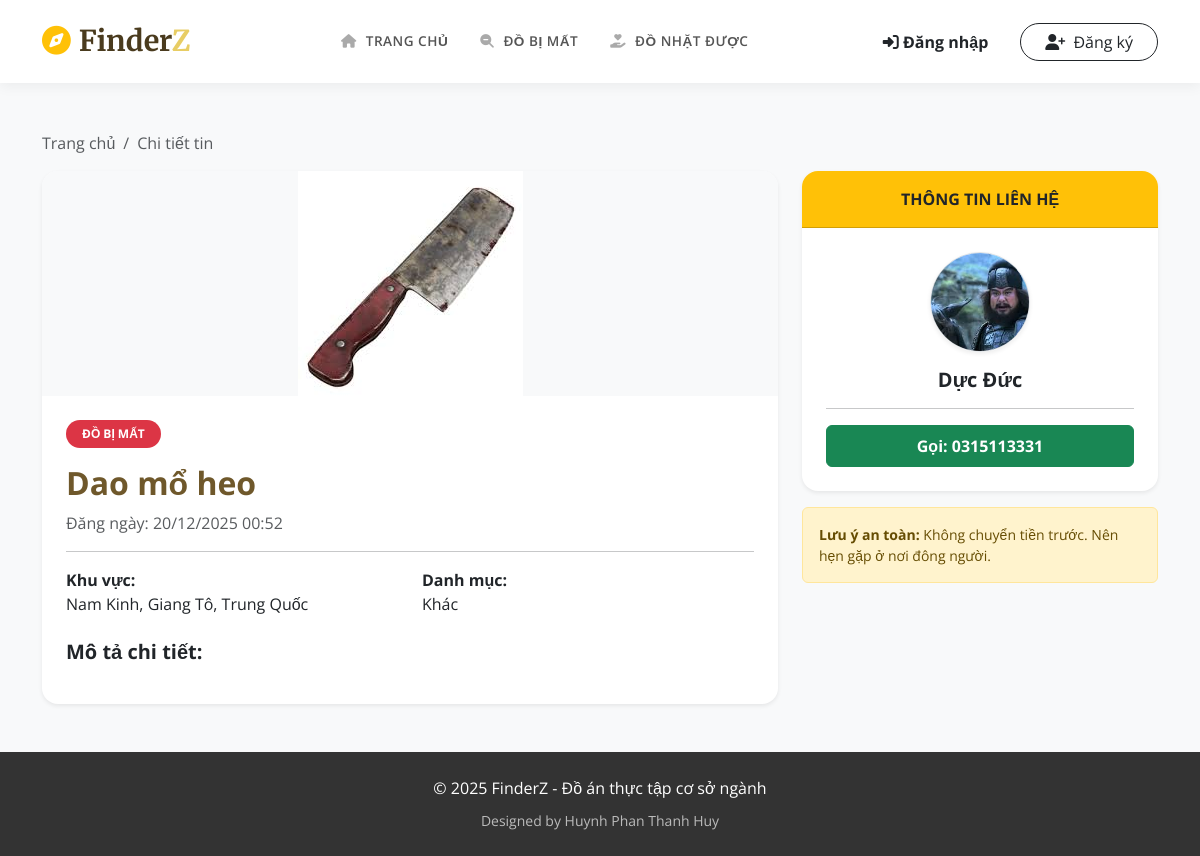
Page /chitiet.php?id=20 on the committed database.
### tables this page shows
CREATE TABLE `posts` (
  `id` int(11) NOT NULL,
  `user_id` int(11) DEFAULT NULL,
  `type` varchar(50) NOT NULL COMMENT 'lost hoặc found',
  `title` varchar(255) NOT NULL,
  `category` varchar(100) NOT NULL,
  `address` varchar(255) NOT NULL,
  `lost_date` date NOT NULL,
  `image` varchar(255) NOT NULL,
  `description` text NOT NULL,
  `status` tinyint(1) DEFAULT 1,
  `created_at` timestamp NOT NULL DEFAULT current_timestamp()
);

CREATE TABLE `users` (
  `id` int(11) NOT NULL,
  `full_name` varchar(100) NOT NULL,
  `email` varchar(100) NOT NULL,
  `phone_number` varchar(20) DEFAULT NULL,
  `password` varchar(255) NOT NULL,
  `phone` varchar(20) DEFAULT NULL,
  `address` varchar(255) DEFAULT NULL,
  `created_at` timestamp NOT NULL DEFAULT current_timestamp(),
  `avatar` varchar(255) DEFAULT 'default_avatar.png',
  `role` int(11) DEFAULT 0,
  `is_locked` int(11) DEFAULT 0,
  `locked_until` datetime DEFAULT NULL
);

### chitiet.php (the view, shortened to what this page needs)
<?php
require_once 'config/db.php';
include 'includes/header.php';
$post_id = intval($_GET['id']);
$sql = "SELECT p.*, u.full_name, u.phone, u.avatar, u.address as user_address, u.email
        FROM posts p
        JOIN users u ON p.user_id = u.id
        WHERE p.id = $post_id";
$result = mysqli_query($conn, $sql);
$post = mysqli_fetch_assoc($result);
?>
<div class="container mt-5 mb-5">
    <nav aria-label="breadcrumb">
        <ol class="breadcrumb">
            <li class="breadcrumb-item"><a href="index.php" class="text-decoration-none text-muted">Trang chủ</a></li>
            <li class="breadcrumb-item active">Chi tiết tin</li>
        </ol>
    </nav>
    <div class="row">
        <div class="col-lg-8">
            <div class="card shadow-sm border-0 rounded-4 overflow-hidden">
                <?php if (!empty($post['image'])): ?>
                    <div class="text-center bg-light">
                        <img src="uploads/<?php echo $post['image']; ?>" class="img-fluid" style="max-height: 500px; object-fit: contain;">
                    </div>
                <?php endif; ?>
                <div class="card-body p-4">
                    <div class="mb-3">
                        <?php if ($post['type'] == 'lost'): ?>
                            <span class="badge bg-danger rounded-pill px-3 py-2">ĐỒ BỊ MẤT</span>
                        <?php else: ?>
                            <span class="badge bg-success rounded-pill px-3 py-2">ĐỒ NHẶT ĐƯỢC</span>
                        <?php endif; ?>
                    </div>
                    <h2 class="fw-bold" style="color: #6f582b;"><?php echo $post['title']; ?></h2>
                    <p class="text-muted"><i class="bi bi-clock"></i> Đăng ngày: <?php echo date('d/m/Y H:i', strtotime($post['created_at'])); ?></p>
                    <hr>
                    <div class="row mb-3">
                        <div class="col-md-6">
                            <strong><i class="bi bi-geo-alt text-danger"></i> Khu vực:</strong><br>
                            <?php echo $post['address']; ?>
                        </div>
                        <div class="col-md-6">
                            <strong><i class="bi bi-tag text-primary"></i> Danh mục:</strong><br>
                            <?php echo $post['category']; ?>
                        </div>
                    </div>
                    <h5 class="fw-bold mt-4">Mô tả chi tiết:</h5>
                </div>
            </div>
        </div>
        <div class="col-lg-4">
            <div class="card shadow-sm border-0 rounded-4">
                <div class="card-header bg-warning text-dark fw-bold text-center py-3 rounded-top-4">
                    THÔNG TIN LIÊN HỆ
                </div>
                <div class="card-body text-center p-4">
                    <img src="uploads/<?php echo !empty($post['avatar']) ? $post['avatar'] : 'default_avatar.png'; ?>"
                         class="rounded-circle mb-3 shadow-sm border"
                         style="width: 100px; height: 100px; object-fit: cover;">
                    <h5 class="fw-bold">
                        <a href="user.php?id=<?php echo $post['user_id']; ?>" class="text-decoration-none text-dark">
                            <?php echo !empty($post['full_name']) ? $post['full_name'] : 'Thành viên'; ?>
                        </a>
                    </h5>
                    <hr>
                    <div class="d-grid gap-2">
                        <?php if (!empty($post['phone'])): ?>
                            <a href="tel:<?php echo $post['phone']; ?>" class="btn btn-success fw-bold py-2">
                                <i class="bi bi-telephone-fill"></i> Gọi: <?php echo $post['phone']; ?>
                            </a>
                        <?php else: ?>
                            <button class="btn btn-secondary" disabled>Chưa có SĐT</button>
                        <?php endif; ?>
                    </div>
                </div>
            </div>
            <div class="alert alert-warning mt-3 small">
                <i class="bi bi-shield-exclamation"></i> <strong>Lưu ý an toàn:</strong> Không chuyển tiền trước. Nên hẹn gặp ở nơi đông người.
            </div>
        </div>
    </div>
</div>
<?php include 'includes/footer.php'; ?>

### includes/header.php (style rules this page uses)
body { font-family: 'Open Sans', sans-serif; background-color: #f8f9fa; }

### rows in the picture
posts: image (picture), title "Dao mổ heo", created_at "20/12/2025 00:52", address "Nam Kinh, Giang Tô, Trung Quốc", category "Khác", user.avatar (picture), user.full_name "Dực Đức", user.phone "0315113331"
